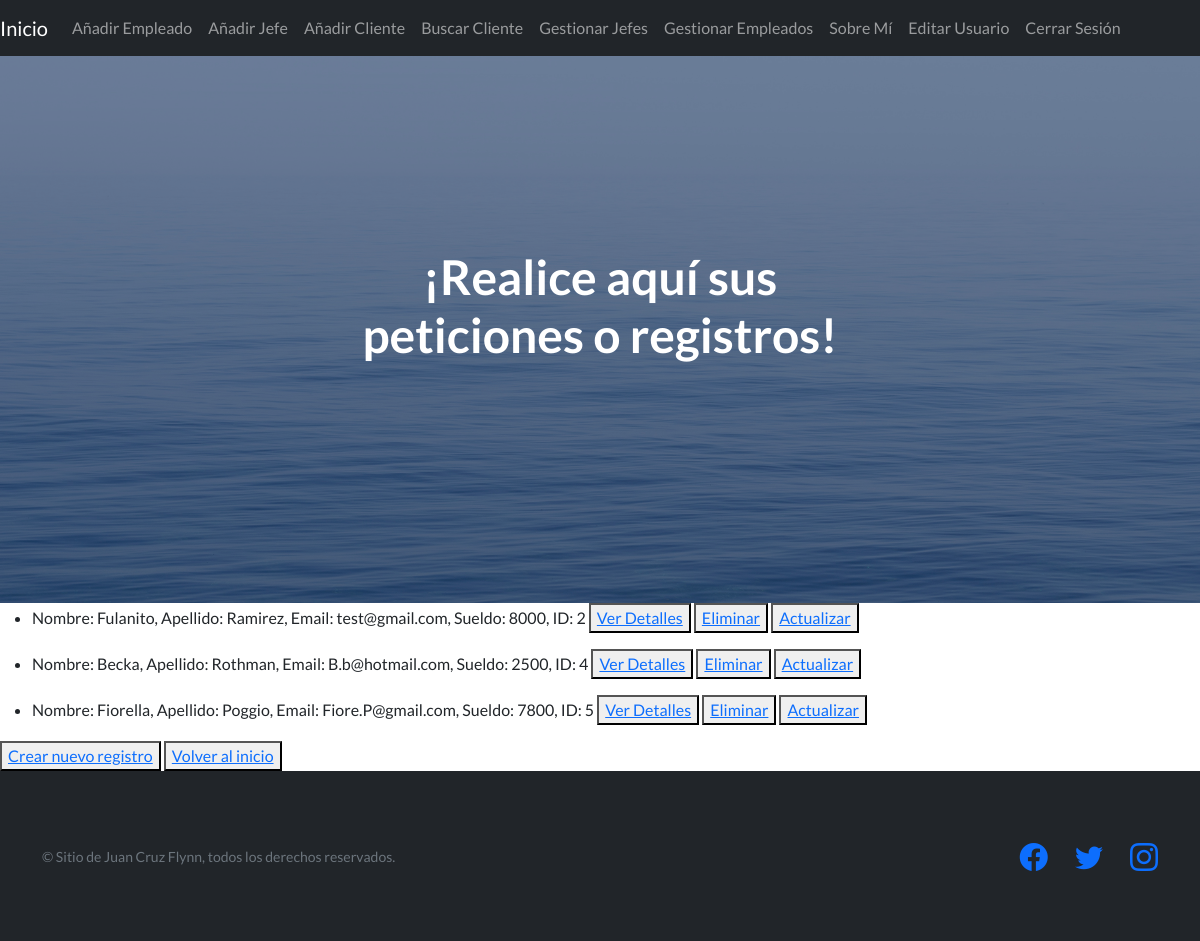
Page /empleado_list/ (signed in) on the committed database.
### Mi_Blog/models.py (models this page shows)
class Empleado(models.Model):
    nombre = models.CharField(max_length=40)
    apellido = models.CharField(max_length=40)
    sueldo = models.IntegerField()
    email = models.EmailField('', null=True)
    def __str__(self):
        return f'Nombre: {self.nombre}, Apellido: {self.apellido}, Email: {self.email}, Sueldo: {self.sueldo}, ID: {self.id}'

### Mi_Blog/views.py (the view)
# urls.py: path('empleado_list/', views.EmpleadoList.as_view(), name='List'),
class EmpleadoList(LoginRequiredMixin, ListView):
    model = Empleado
    template_name = 'Mi_Blog/empleado_list.html'

### Mi_Blog/Templates/Mi_Blog/empleado_list.html
{% extends 'Mi_Blog/index2.html' %}
{% load static %}
{% block  codigoDinamico%}
{% for empleado in object_list %}
    <ul>
        <li>
            {{empleado}}
            <button>
                <a href="{% url 'Detail' empleado.id %}">Ver Detalles</a>
            </button>
            <button>
                <a href="{% url 'Delete' empleado.id %}">Eliminar</a>
            </button>
            <button>
                <a href="{% url 'Update' empleado.id %}">Actualizar</a>
            </button>
        </li>
    </ul>
{% endfor %}
<button>
    <a href="{% url 'Create' %}">Crear nuevo registro</a>
</button>
<button>
    <a href="{% url '/' %}">Volver al inicio</a>
</button>
{% endblock %}

### Mi_Blog/Templates/Mi_Blog/index2.html (shortened to what this page needs)
<!DOCTYPE html>
<html lang="en">
    <head>
        {% load static %}
        <link href="https://cdn.jsdelivr.net/npm/bootstrap-icons@1.5.0/font/bootstrap-icons.css" rel="stylesheet" type="text/css" />
        <link href="{% static 'css/styles.css' %}" rel="stylesheet" />
    </head>
    <body>
        <nav class="navbar navbar-expand-lg navbar-dark bg-dark">
            <a class="navbar-brand" href="/">Inicio</a>
            <div class="collapse navbar-collapse" id="navbarNavDropdown">
              <ul class="navbar-nav">
                <li class="nav-item">
                    <a class="nav-link" href="{% url 'Nuevo Empleado' %}">Añadir Empleado</a>
                </li>
                <li class="nav-item">
                    <a class="nav-link" href="{% url 'Nuevo Jefe' %}">Añadir Jefe</a>
                </li>
                <li class="nav-item">
                    <a class="nav-link" href="{% url 'Nuevo Cliente' %}">Añadir Cliente</a>
                </li>
                <li class="nav-item">
                    <a class="nav-link" href="{% url 'Buscar Cliente' %}">Buscar Cliente</a>
                </li>
                <li class="nav-item">
                    <a class="nav-link" href="{% url 'ListJefe' %}">Gestionar Jefes</a>
                </li>
                <li class="nav-item">
                    <a class="nav-link" href="{% url 'List' %}">Gestionar Empleados</a>
                </li>
                <li class="nav-item">
                    <a class="nav-link" href="{% url 'Sobre Mí' %}">Sobre Mí</a>
                </li>
                {% if request.user.is_authenticated %}
                <li class="nav-item">
                  <a class="nav-link" href="{% url 'Editar Usuario' %}">Editar Usuario</a>
                </li>
                <li class="nav-item">
                  <a class="nav-link" href="{% url 'Logout' %}">Cerrar Sesión</a>
                </li>
                {% endif %}
              </ul>
            </div>
          </nav>
        <header class="masthead">
            <div class="container position-relative">
                <div class="row justify-content-center">
                    <div class="col-xl-6">
                        <div class="text-center text-white">
                            <h1 class="mb-5">¡Realice aquí sus peticiones o registros!</h1>
                        </div>
                    </div>
                </div>
            </div>
        </header>
        {% block codigoDinamico %}
        {% endblock  %}
        <footer class="footer bg-dark">
            <div class="container">
                <div class="row">
                    <div class="col-lg-6 h-100 text-center text-lg-start my-auto">
                        <p class="text-muted small mb-4 mb-lg-0">&copy; Sitio de Juan Cruz Flynn, todos los derechos reservados.</p>
                    </div>
                    <div class="col-lg-6 h-100 text-center text-lg-end my-auto">
                        <ul class="list-inline mb-0">
                            <li class="list-inline-item me-4">
                                <a href="https://www.facebook.com/juanflynn22/"><i class="bi-facebook fs-3"></i></a>
                            </li>
                            <li class="list-inline-item me-4">
                                <a href="https://twitter.com/Flynn_2_"><i class="bi-twitter fs-3"></i></a>
                            </li>
                            <li class="list-inline-item">
                                <a href="https://www.instagram.com/juan_cruz_flynn/"><i class="bi-instagram fs-3"></i></a>
                            </li>
                        </ul>
                    </div>
                </div>
            </div>
        </footer>
    </body>
</html>

### rows in the picture
Empleado: nombre+apellido+email "Nombre: Fulanito, Apellido: Ramirez, Email: test@gmail.com, Sueldo: 8000, ID: 2"
Empleado: nombre+apellido+email "Nombre: Becka, Apellido: Rothman, Email: B.b@hotmail.com, Sueldo: 2500, ID: 4"
Empleado: nombre+apellido+email "Nombre: Fiorella, Apellido: Poggio, Email: Fiore.P@gmail.com, Sueldo: 7800, ID: 5"
